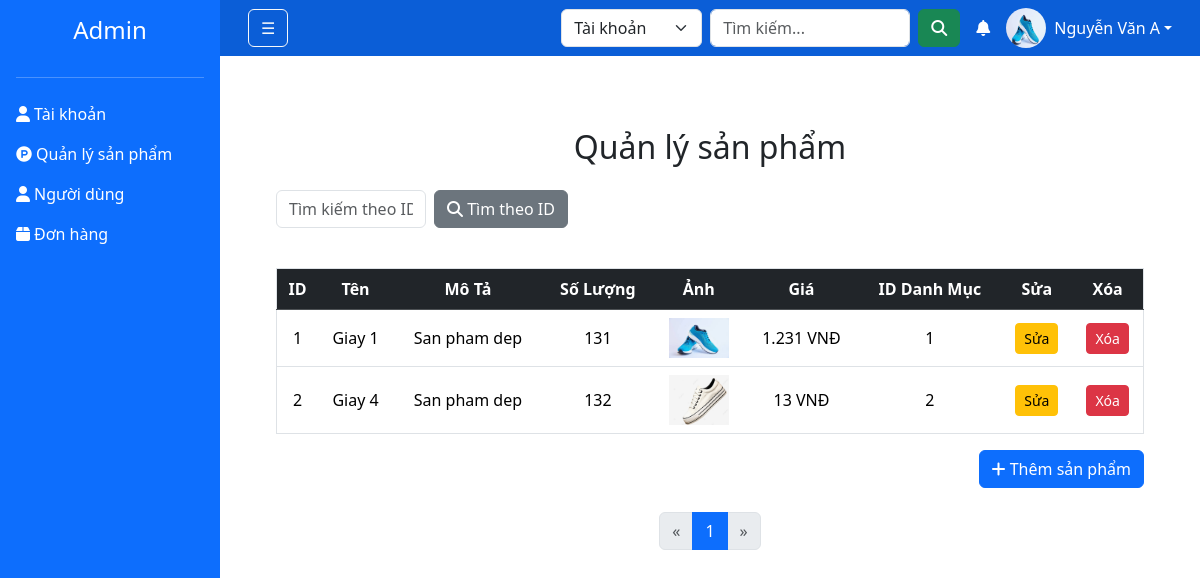
The app's page /admin.php?page=qLsp (signed in) with its own data.
### tables this page shows
CREATE TABLE `sanpham` (
  `id` int(10) NOT NULL,
  `Ten` varchar(200) NOT NULL,
  `MoTa` varchar(200) NOT NULL,
  `Gia` float NOT NULL,
  `soluong` int(200) NOT NULL,
  `Anh` varchar(200) NOT NULL,
  `id_DanhMuc` int(10) NOT NULL
);

### qLsp.php (the view, shortened to what this page needs)
<?php
$conn = connectData();
$sql = "SELECT * FROM danhmucsanpham";
$result = $conn->query($sql);
$limit = 8;
$page = isset($_GET['p']) && is_numeric($_GET['p']) && $_GET['p'] > 0 ? (int)$_GET['p'] : 1;
$offset = ($page - 1) * $limit;
if (isset($_GET['query']) && !empty($_GET['query'])) {
    $search = trim($_GET['query']);
    $sql = "SELECT * FROM sanpham WHERE Ten LIKE ? OR MoTa LIKE ? LIMIT $limit OFFSET $offset";
    $stmt = $conn->prepare($sql);
    $search_param = "%" . $search . "%";
    $stmt->bind_param("ss", $search_param, $search_param);
    $stmt->execute();
    $result = $stmt->get_result();
} else {
    $sql = "SELECT * FROM sanpham LIMIT $limit OFFSET $offset";
    $result = $conn->query($sql);
}
?>
<!DOCTYPE html>
<html lang="vi">
<head>
    <link rel="stylesheet" href="./assets/fonts/css/all.min.css">
    <link href="./assets/bootstrap/css/bootstrap.min.css" rel="stylesheet">
</head>
<body>
    <div class="container mb-5 mt-4">
        <h2 class="text-center mb-4">Quản lý sản phẩm</h2>
        <div class="row g-2 mb-4">
            <div class="mb-3 ">
                <div class="d-flex flex-wrap">
                    <div class="col-12 col-md-6">
                        <form action="" method="GET" class="d-flex" style="max-width: 400px;">
                            <input type="text" name="queryid" class="form-control me-2" placeholder="Tìm kiếm theo ID..." style="width: 150px;">
                            <button type="submit" class="btn btn-secondary"><i class="fa-solid fa-magnifying-glass"></i> Tìm theo ID</button>
                        </form>
                    </div>
                </div>
            </div>
        </div>
        <div class="table-responsive">
            <table class="table table-hover border align-middle text-center">
                <thead class="table-dark">
                    <tr>
                        <th>ID</th>
                        <th>Tên</th>
                        <th>Mô Tả</th>
                        <th>Số Lượng</th>
                        <th>Ảnh</th>
                        <th>Giá</th>
                        <th>ID Danh Mục</th>
                        <th>Sửa</th>
                        <th>Xóa</th>
                    </tr>
                </thead>
                <tbody>
                    <?php if ($result->num_rows > 0): ?>
                        <?php while ($row = $result->fetch_assoc()): ?>
                            <tr>
                                <td><?= $row['id'] ?></td>
                                <td><?= $row['Ten'] ?></td>
                                <td><?= $row['MoTa'] ?></td>
                                <td><?= $row['soluong'] ?></td>
                                <td><img src="./assets/img/<?= $row['Anh'] ?>" class="img-fluid" style="width: 60px;"></td>
                                <td><?= number_format($row['Gia'], 0, ',', '.') ?> VNĐ</td>
                                <td><?= $row['id_DanhMuc'] ?></td>
                                <td><a href="./ad/suasanpham.php?id=<?= $row['id'] ?>" class="btn btn-warning btn-sm">Sửa</a></td>
                                <td><a href="./ad/xoasanpham.php?id=<?= $row['id'] ?>" class="btn btn-danger btn-sm" onclick="return confirm('Bạn có chắc muốn xóa không?');">Xóa</a></td>
                            </tr>
                        <?php endwhile; ?>
                    <?php else: ?>
                        <tr>
                            <td colspan="9" class="text-center text-muted">Không tìm thấy sản phẩm nào.</td>
                        </tr>
                    <?php endif; ?>
                </tbody>
            </table>
        </div>
        <div class="text-end mb-4">
            <a href="./ad/themsanpham.php" class="btn btn-primary">
                <i class="fa-solid fa-plus"></i> Thêm sản phẩm
            </a>
        </div>
        <?php
        include "./assets/layout/navigation/navigation.php"
        ?>
    </div>
</body>
</html>

### admin.php (style rules this page uses)
:root { --navbar-height: 56px; --sidebar-width: 220px; }
body { margin: 0; padding: 0; }

### records on screen
sanpham: id "1", Ten "Giay 1", MoTa "San pham dep", soluong "131", Anh (picture), Gia "1.231", id_DanhMuc "1"
sanpham: id "2", Ten "Giay 4", MoTa "San pham dep", soluong "132", Anh (picture), Gia "13", id_DanhMuc "2"

### other values on screen
$_SESSION['Ten_user'] "Nguyễn Văn A"
